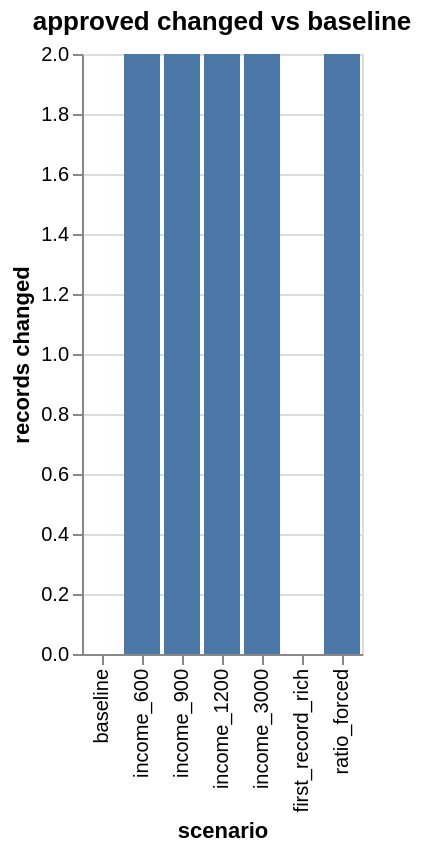

The cell this chart's notebook holds for it:
### Code cell
show(result.plots["changes"])

### Figure 1 — Vega-Lite specification as saved in the notebook (floating-point values rounded to 4 significant figures)
{"$schema": "https://vega.github.io/schema/vega-lite/v5.json", "title": "approved changed vs baseline", "data": {"values": [{"scenario": "baseline", "changed": 0, "compared": 4, "first": null}, {"scenario": "income_600", "changed": 2, "compared": 4, "first": 0}, {"scenario": "income_900", "changed": 2, "compared": 4, "first": 1}, {"scenario": "income_1200", "changed": 2, "compared": 4, "first": 1}, {"scenario": "income_3000", "changed": 2, "compared": 4, "first": 2}, {"scenario": "first_record_rich", "changed": 0, "compared": 4, "first": null}, {"scenario": "ratio_forced", "changed": 2, "compared": 4, "first": 2}]}, "mark": "bar", "encoding": {"x": {"field": "scenario", "type": "nominal", "sort": null}, "y": {"field": "changed", "type": "quantitative", "title": "records changed"}, "tooltip": [{"field": "scenario"}, {"field": "changed"}, {"field": "compared"}, {"field": "first", "title": "first changed record"}]}}
